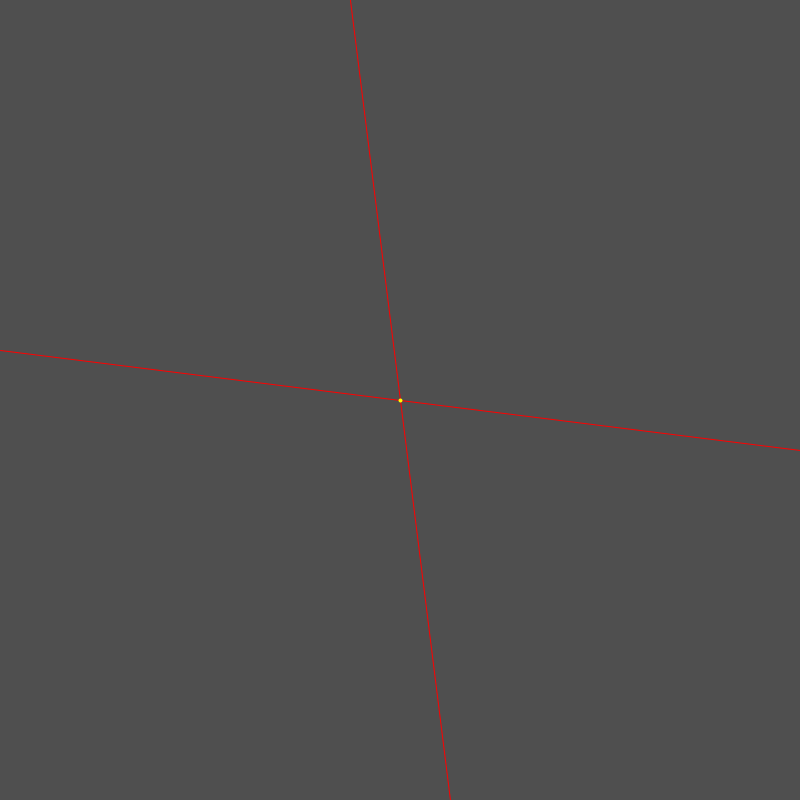
Frame 1 (no input)
Frame 2 (the mouse pressed at the canvas centre, redrawn once): identical to frame 1, image omitted

The Processing sketch that drew this single still picture (run headless with seeded random() and noise(); the mouse was pressed at the canvas centre and the sketch redrawn once):

// Processing sketch: Dual
// ── Dual.pde
void setup() {
  size(800, 800);
  noLoop();
}

void draw() {
  background(79);

  GeometricObject l1 = new Line(350, 0, 450, 800).dual().dual();
  GeometricObject l2 = new Line(0, 350, 800, 450).dual().dual();
  GeometricObject p3 = new Line((Point) l1.dual(), (Point) l2.dual()).dual();
  
  l1.draw();
  l2.draw();
  p3.draw();
}

// ── GeometricObject.pde
interface GeometricObject
{
  GeometricObject dual();

  void draw();
}

class Infinity implements GeometricObject
{
  public GeometricObject dual() {
    return this;
  }
  
  public void draw() {
  }
}

class Point implements GeometricObject
{
  PVector org;

  public Point(float _x, float _y) {
    org = new PVector(_x, _y);
  }

  public GeometricObject dual() {

    float x1 = 0;
    float y1 = x1 * org.x - org.y;

    float x2 = 1;
    float y2 = x2 * org.x - org.y;

    return new Line(x1, y1, x2, y2);
  }

  public void draw() {
    strokeWeight(4);
    stroke(255, 255, 0);
    point(org.x, org.y);
  }
}

class Line implements GeometricObject
{
  PVector org;
  PVector dir;

  public Line(Point _p1, Point _p2) {
    this(_p1.org.x, _p1.org.y, _p2.org.x, _p2.org.y);
  }

  public Line(float _x1, float _y1, float _x2, float _y2) {
    org = new PVector(_x1, _y1);
    dir = new PVector(_x2 - _x1, _y2 - _y1).normalize();
  }

  public GeometricObject dual() {
    if (dir.x == 0) {
      return new Infinity();
    } else {
      float x = dir.y / dir.x;
      float y = x * org.x - org.y;
      return new Point(x, y);
    }
  }

  public void draw() {
    if (dir.x == 0) {
      float y1 = 0;
      float x1 = (y1 - org.y) * dir.x / dir.y + org.x;

      float y2 = width;
      float x2 = (y2 - org.y) * dir.x / dir.y + org.x;

      strokeWeight(1);
      stroke(255, 0, 255);
      line(x1, y1, x2, y2);
    } else {
      float x1 = 0;
      float y1 = (x1 - org.x) * dir.y / dir.x + org.y;

      float x2 = width;
      float y2 = (x2 - org.x) * dir.y / dir.x + org.y;

      strokeWeight(1);
      stroke(255, 0, 0);
      line(x1, y1, x2, y2);
    }
  }
}
